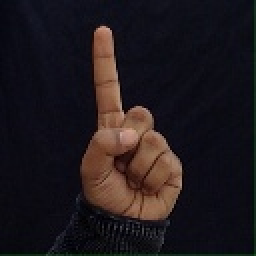
#> input picture Data/1/105.jpg, 128 x 128 px, given in place of the camera (shown 2 times larger)
$ python test_simple.py
#> lines starting #> are read from the running program, lines starting #| are printed output that depends on the picture; after the words box and inside, x2 and y2 are one past the last pixel; in counts of white or black regions, pixels touching at a corner belong together
#> further down, frame is the input picture: shape (128, 128, 3); mean B, G, R 28.2, 24.6, 31
import cv2
import numpy as np
import math
import pyttsx3

# Simple hand detection using OpenCV contours
class SimpleHandDetector:
    def __init__(self):
        self.prev_frame = None

    def findHands(self, frame):
        """Simple hand detection using background subtraction and contour detection"""
        gray = cv2.cvtColor(frame, cv2.COLOR_BGR2GRAY)
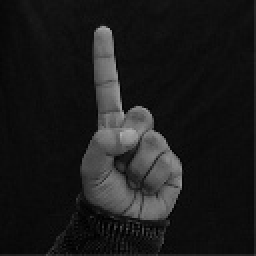
#> gray: shape (128, 128) (shown 2 times larger); min 0, max 176, mean 26.9

        # Use skin color detection in HSV
        hsv = cv2.cvtColor(frame, cv2.COLOR_BGR2HSV)
#> hsv: shape (128, 128, 3); mean H, S, V 100.5, 116.8, 38.3

        # Define range of skin color in HSV
        lower_skin = np.array([0, 20, 70], dtype=np.uint8)
        upper_skin = np.array([20, 255, 255], dtype=np.uint8)

        # Create a mask for skin color
        mask = cv2.inRange(hsv, lower_skin, upper_skin)
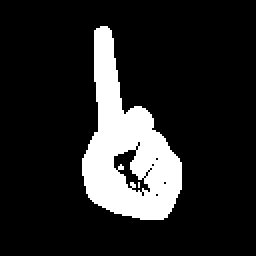
#> mask: shape (128, 128) (shown 2 times larger); 14.9% white; 2 white regions (1 under 20 px), largest, box (x1, y1, x2, y2) and area: (41, 13, 91, 110) 2441

        # Apply morphological operations to clean up the mask
        kernel = np.ones((3,3), np.uint8)
        mask = cv2.morphologyEx(mask, cv2.MORPH_OPEN, kernel)
#> mask: shape (128, 128); 14.8% white; 1 white region, box (x1, y1, x2, y2) and area: (41, 13, 91, 110) 2420
        mask = cv2.morphologyEx(mask, cv2.MORPH_CLOSE, kernel)
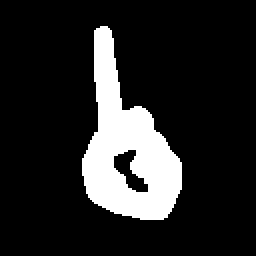
#> mask: shape (128, 128) (shown 2 times larger); 14.9% white; 1 white region

        # Find contours
        contours, _ = cv2.findContours(mask, cv2.RETR_EXTERNAL, cv2.CHAIN_APPROX_SIMPLE)
#> contours = 1 contour; box (x1, y1, x2, y2) and area: (41, 13, 91, 110) 2486

        if contours:
            # Find the largest contour (assuming it's the hand)
            largest_contour = max(contours, key=cv2.contourArea)
#> largest_contour = contour of 98 points, box (x1, y1, x2, y2) (41, 13, 91, 110), area 2486

            # Get bounding box
            x, y, w, h = cv2.boundingRect(largest_contour)
#> x = 41; y = 13; w = 50; h = 97

            # Filter small areas (noise)
            if cv2.contourArea(largest_contour) > 5000:
                hand_info = {
                    'bbox': (x, y, w, h),
                    'contour': largest_contour
                }
                return [hand_info], frame

        return [], frame

# Simple classifier using the trained model
class SimpleClassifier:
    def __init__(self, model_path, labels_path):
        try:
            # Try to load model without tensorflow first
            import os
            if os.path.exists(model_path):
                print(f"Model file found: {model_path}")
                # For now, we'll simulate predictions
                self.model_loaded = False
            else:
                print(f"Model file not found: {model_path}")
                self.model_loaded = False
        except Exception as e:
            print(f"Error loading model: {e}")
            self.model_loaded = False

        # Load labels
        self.labels = ["A", "B", "C", "Help", "Ok", "ThankYou", "Yes"]

    def getPrediction(self, img):
        """Simulate prediction - in real implementation this would use the loaded model"""
        # For demonstration, return a random prediction
        import random
        prediction_scores = [random.random() for _ in range(len(self.labels))]
        index = np.argmax(prediction_scores)
        return prediction_scores, index

# initialize text-to-speech engine
engine = pyttsx3.init()
engine.setProperty('rate', 100)  # speed
engine.setProperty('volume', 1)
engine.startLoop(False)

cap = cv2.VideoCapture(0)
detector = SimpleHandDetector()
classifier = SimpleClassifier("Model/keras_model.h5", "Model/labels.txt")
offset = 20
imgSize = 300
counter = 0
last_label = ""
cooldown = 30

labels = ["A", "B", "C", "Help", "Ok", "ThankYou", "Yes"]

print("Hand Sign Detection Started!")
print("Press 'q' to quit")
print("Note: This is using simplified hand detection. For better accuracy, install cvzone.")

while True:
    ret, frame = cap.read()
    if not ret:
        print("Failed to read from camera")
        break

    frameOutput = frame.copy()
    hands, frame = detector.findHands(frame)
#> hands = []

    if hands:
        hand = hands[0]
        x, y, w, h = hand['bbox']

        # Make sure the crop region is within frame bounds
        y_start = max(0, y - offset)
        y_end = min(frame.shape[0], y + h + offset)
        x_start = max(0, x - offset)
        x_end = min(frame.shape[1], x + w + offset)

        imgCrop = frame[y_start:y_end, x_start:x_end]

        if imgCrop.size > 0:
            imgWhite = np.ones((imgSize, imgSize, 3), np.uint8) * 255
            imgCropShape = imgCrop.shape

            aspectRatio = h / w
            if aspectRatio > 1:
                k = imgSize / h
                wCal = math.ceil(k * w)
                if wCal > 0:
                    imgResize = cv2.resize(imgCrop, (wCal, imgSize))
                    wGap = math.ceil((imgSize - wCal) / 2)
                    imgWhite[:, wGap:wCal + wGap] = imgResize
            else:
                k = imgSize / w
                hCal = math.ceil(k * h)
                if hCal > 0:
                    imgResize = cv2.resize(imgCrop, (imgSize, hCal))
                    hGap = math.ceil((imgSize - hCal) / 2)
                    imgWhite[hGap:hCal + hGap, :] = imgResize

            prediction, index = classifier.getPrediction(imgWhite)
            print(f"Prediction: {labels[index]} (confidence: {max(prediction):.2f})")

            cv2.putText(frameOutput, labels[index], (x, y - 30), cv2.FONT_HERSHEY_COMPLEX, 2, (0, 252, 124), 3)
            cv2.rectangle(frameOutput, (x_start, y_start), (x_end, y_end), (255, 0, 255), 4)
            cv2.imshow('Hand Region', imgWhite)

            current_label = labels[index]
            if (current_label != last_label) or (counter == 0):
                engine.say(current_label)
                last_label = current_label
                counter = cooldown

    if counter > 0:
        counter -= 1

    engine.iterate()
    cv2.imshow('Hand Sign Detection', frameOutput)

    key = cv2.waitKey(1) & 0xFF
#> (key q is pressed here)
    if key == ord('q'):
        break

cap.release()
cv2.destroyAllWindows()
engine.endLoop()
print("Application closed successfully!")

$ run again, on Data/1/199.jpg
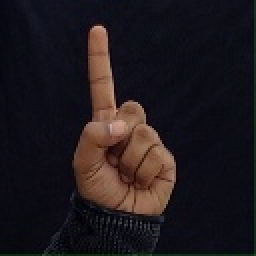
#> input picture Data/1/199.jpg, 128 x 128 px, given in place of the camera (shown 2 times larger)
#> frame is the input picture: shape (128, 128, 3); mean B, G, R 28.9, 24.9, 31.1
#> hsv: shape (128, 128, 3); mean H, S, V 100.9, 117.8, 38.8
#> in findHands, `mask = cv2.inRange(hsv, lower_skin, upper_skin)`:
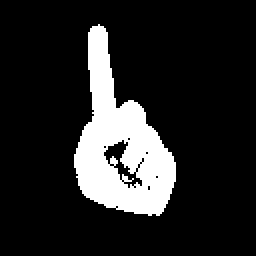
#> mask: shape (128, 128) (shown 2 times larger); 14.8% white; 1 white region, box (x1, y1, x2, y2) and area: (37, 12, 88, 108) 2432
#> in findHands, `mask = cv2.morphologyEx(mask, cv2.MORPH_OPEN, kernel)`:
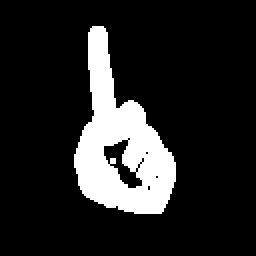
#> mask: shape (128, 128) (shown 2 times larger); 14.6% white; 1 white region, box (x1, y1, x2, y2) and area: (37, 13, 88, 107) 2388
#> contours = 1 contour; box (x1, y1, x2, y2) and area: (37, 13, 88, 107) 2462
#> largest_contour = contour of 108 points, box (x1, y1, x2, y2) (37, 13, 88, 107), area 2462
#> x = 37; y = 13; w = 51; h = 94
#> hands = []
